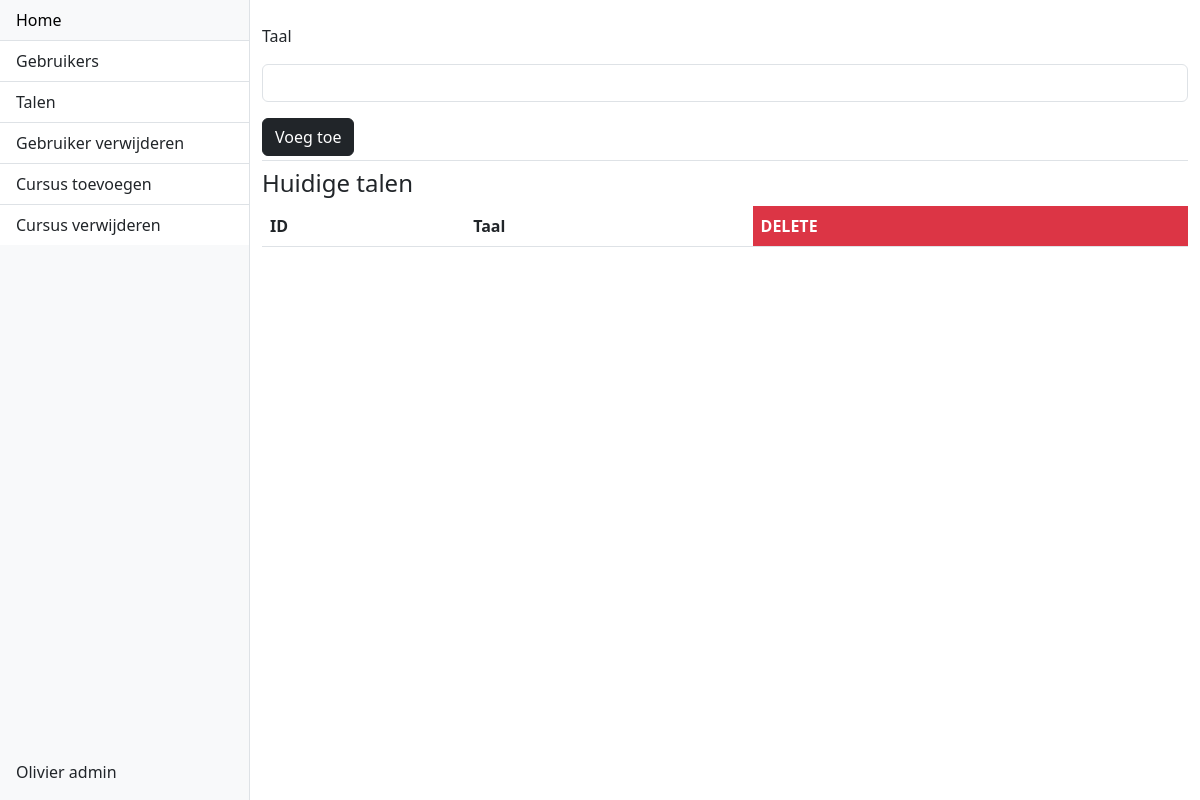
The page /admin/taal (signed in) on the database as committed earlier.
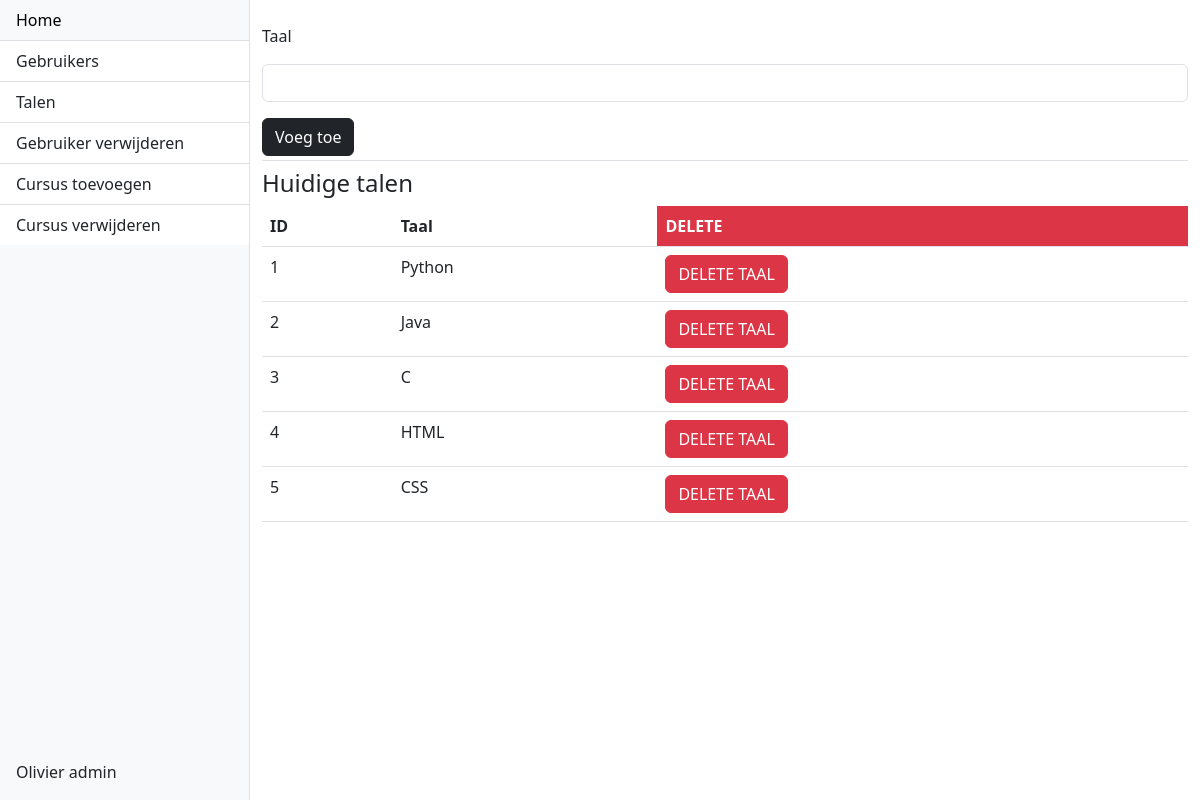
The same page on the database as committed later.
### models.py (models this page shows, shortened)
class User(db.Model, UserMixin):
    __tablename__ = 'users'
    id = db.Column(db.Integer, primary_key=True, autoincrement=True)
    email = db.Column(db.String(), nullable=False, unique=True)
    username = db.Column(db.String(), nullable=False, unique=True)
    role = db.Column(db.String(), nullable=False, default='user')
    password_hash = db.Column(db.String(128))

class Talen(db.Model):
    id = db.Column(db.Integer, primary_key=True, autoincrement=True)
    name = db.Column(db.String(), nullable=False, unique=True)
    lessen = relationship("Lessen", cascade="all, delete-orphan")

### admin/views.py (the view)
@admin_blueprint.route('/taal', methods=['GET', 'POST'])
@login_required
@admin_required
def taal():
    form = AddTaal()
    delete = DeleteTaal()
    if request.method == 'POST' and request.args.get('id') is not None and delete.delete:
        print(request.args.get('id'))
        flash(f'Taal met ID {request.args.get("id")} is verwijderd ')
        return redirect(url_for('admin.taal'))
    if form.validate_on_submit() and request.method == 'POST':
        print(form.taal.data)
        adding = Talen(name=form.taal.data)
        db.session.add(adding)
        db.session.commit()
        return redirect(url_for('admin.taal'))
    talen = Talen.query.all()
    return render_template('addtaal.html', form=form, talen=talen, delete=delete)

### admin/forms.py (shortened to what this page needs)
class AddTaal(FlaskForm):
    taal = StringField('Taal', validators=[DataRequired(message='Taal is required')])
    submit = SubmitField('Voeg toe')

class DeleteTaal(FlaskForm):
    delete = SubmitField('DELETE')

### __init__.py (called while the page is built)
@login_manager.user_loader
def get_user(user_id):
    try:
        return User.query.get(int(user_id))
    except:
        return None

### admin/templates/addtaal.html (shortened to what this page needs)
{% extends 'adminbase.html' %}
{% block content %}
    <form method="post">
        {{ form.taal.label(class_='form-label mb-3') }}
        {{ form.taal(class_='form-control mb-3') }}
        {{ form.submit(class_='btn btn-dark') }}
    </form>
    <h4 class="mt-1 pt-2 border-top">Huidige talen</h4>
    <table class="table">
        <thead>
        <tr>
            <th scope="col">ID</th>
            <th scope="col">Taal</th>
            <th class="text-bg-danger">DELETE</th>
        </tr>
        </thead>
        <tbody>
        {% for taal in talen %}
            <tr>
                <td>{{ taal.id }}</td>
                <td>{{ taal.name }}</td>
                <td>
                    <button type="button" class="btn btn-danger" data-bs-toggle="modal"
                            data-bs-target="#modal_{{ taal.id }}">
                        DELETE TAAL
                    </button>
                </td>
            </tr>
        {% endfor %}
        </tbody>
    </table>
{% endblock %}

### admin/templates/adminbase.html (shortened to what this page needs)
<!DOCTYPE html>
<html lang="en">
<head>
  <link href="https://cdn.jsdelivr.net/npm/bootstrap@5.3.0-alpha1/dist/css/bootstrap.min.css" rel="stylesheet">
</head>
<body>
  <div class="d-flex" style="height: 100vh;">
    <div class="bg-light border-end" id="sidebar" style="flex: 0 0 250px;">
      <div class="d-flex flex-column h-100">
        <div class="list-group list-group-flush flex-grow-1">
          <a href="{{ url_for('index') }}" class="list-group-item list-group-item-action">Home</a>
          <a href="{{ url_for('admin.gebruikers') }}" class="list-group-item list-group-item-action">Gebruikers</a>
          <a href="{{ url_for('admin.taal') }}" class="list-group-item list-group-item-action">Talen</a>
          <a href="#" class="list-group-item list-group-item-action">Gebruiker verwijderen</a>
          <a href="#" class="list-group-item list-group-item-action">Cursus toevoegen</a>
          <a href="#" class="list-group-item list-group-item-action">Cursus verwijderen</a>
        </div>
        <div class="p-3">
          {% if current_user.is_authenticated %}
              <a href="#" class="list-group-item list-group-item-action">{{ current_user.username }} {{ current_user.role }}</a>
          {% endif %}
        </div>
      </div>
    </div>
    <div class="flex-grow-1">
      <div class="container py-4">
          {% block content %}
          {% endblock %}
      </div>
    </div>
  </div>
</body>
</html>

Rows that differ between the two databases and show on the page:
added Talen: id "1", name "Python"
added Talen: id "2", name "Java"
added Talen: id "3", name "C"
added Talen: id "4", name "HTML"
added Talen: id "5", name "CSS"
